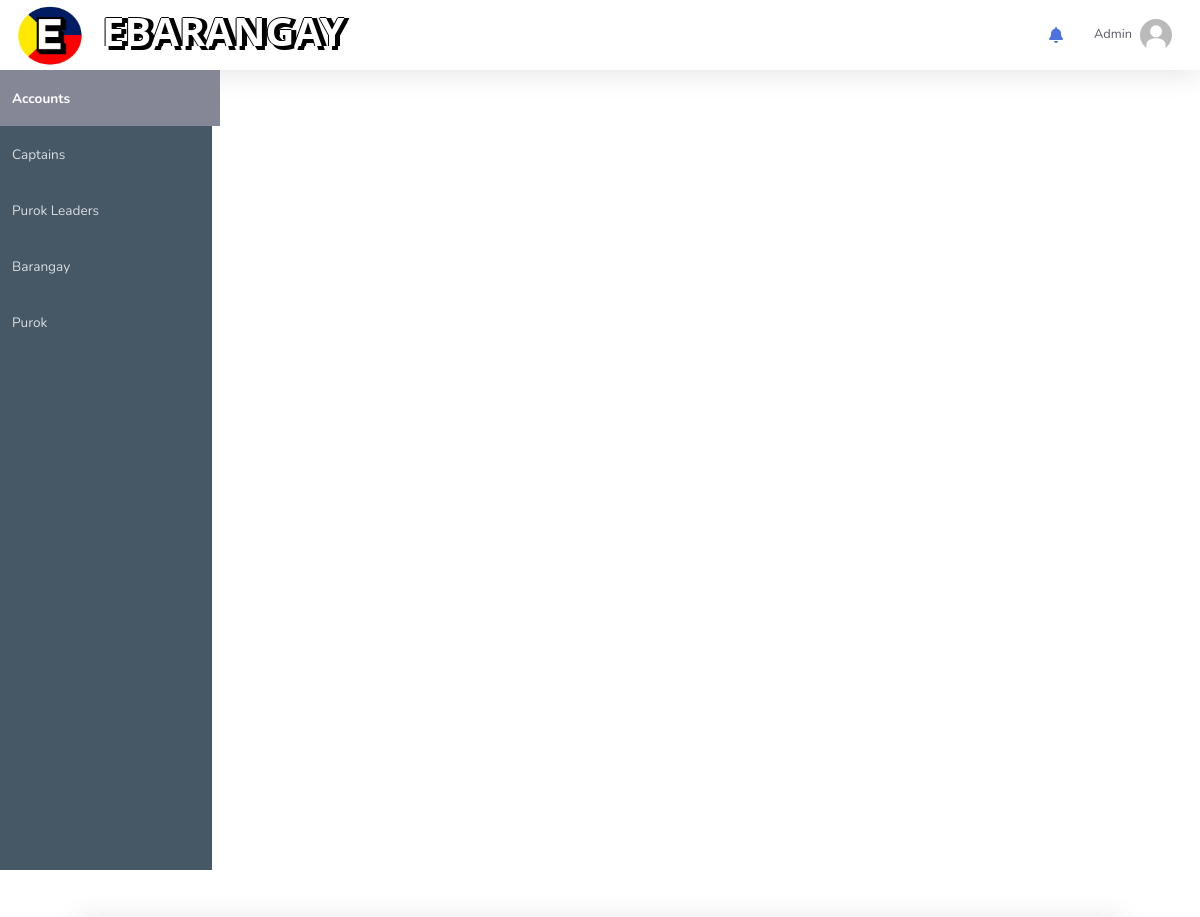
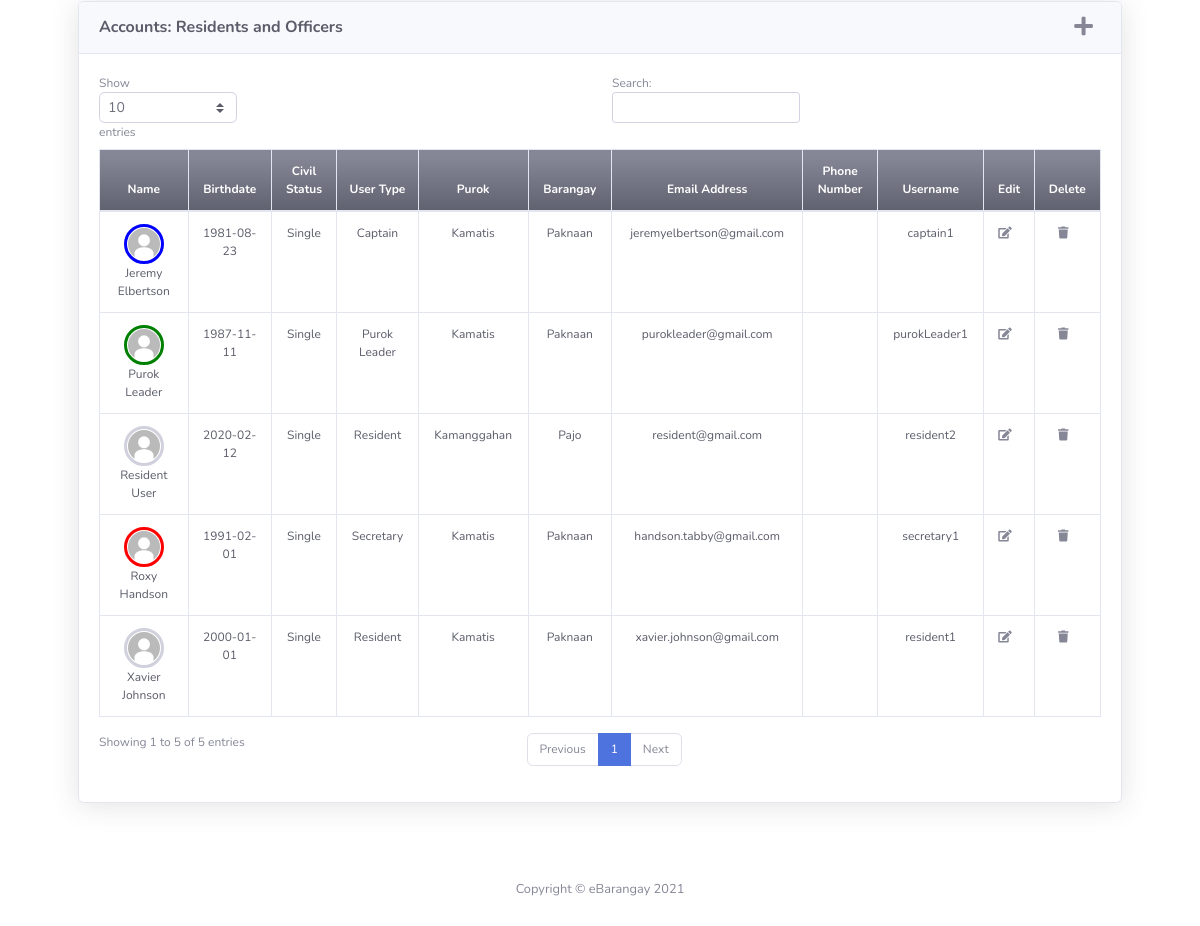
/account.php (signed in), run on the app's committed database (2 pictures, top to bottom).
### tables this page shows
CREATE TABLE `users` (
  `UsersID` int NOT NULL,
  `Firstname` varchar(50) NOT NULL,
  `Middlename` varchar(50) DEFAULT NULL,
  `Lastname` varchar(50) NOT NULL,
  `dateofbirth` varchar(50) NOT NULL,
  `civilStat` varchar(50) NOT NULL,
  `emailAdd` varchar(50) NOT NULL,
  `username` varchar(50) NOT NULL,
  `usersPwd` varchar(255) DEFAULT NULL,
  `userGender` varchar(50) DEFAULT NULL,
  `userType` varchar(50) DEFAULT NULL,
  `profile_pic` varchar(129) DEFAULT NULL,
  `userBarangay` varchar(50) DEFAULT NULL,
  `userPurok` varchar(50) DEFAULT NULL,
  `phoneNum` varchar(20) DEFAULT NULL,
  `teleNum` varchar(20) DEFAULT NULL,
  `VerifyStatus` varchar(20) NOT NULL DEFAULT 'Pending',
  `userCity` varchar(30) NOT NULL DEFAULT 'None',
  `Status` varchar(20) NOT NULL DEFAULT 'Active'
);

### account.php (the view, shortened to what this page needs)
<?php include_once "header.php" ?>
<div class="container p-4">
<div class="card shadow mb-4 m-4">
    <div class="card-header py-3 d-flex justify-content-between">
            <h6 class="m-0 font-weight-bold text-dark">Accounts: Residents and Officers</h6>
            <a class="fas fa-plus fa-lg mr-2 text-gray-600 add_account" href="javascript:void(0)"></a>
    </div>
    <div class="card-body" style="font-size: 75%">
        <div class="table-responsive">
            <table class="table table-bordered text-center text-dark"
                id="dataTable" width="100%" cellspacing="0" cellpadding="0">
                <thead >
                    <tr class="bg-gradient-secondary text-white">
                        <th scope="col">Name</th>
                        <th scope="col">Birthdate</th>
                        <th scope="col">Civil Status</th>
                        <th scope="col">User Type</th>
                        <th scope="col">Purok</th>
                        <th scope="col">Barangay</th>
                        <th scope="col">Email Address</th>
                        <th scope="col">Phone Number</th>
                        <th scope="col">Username</th>
                        <th scope="col">Edit</th>
                        <th scope="col">Delete</th>
                    </tr>
                </thead>
                <tbody>
                    <?php
                        $accounts = $conn->query("SELECT *, concat(Firstname, ' ', Lastname) as name FROM users WHERE Status='Active'");
                        while($row=$accounts->fetch_assoc()):
                            if($row["userType"] == "Admin"){
                                continue;
                            }
                    ?>
                    <tr>
                        <td>
                            <img class="img-profile rounded-circle <?php
                                if($row["userType"] == "Resident"){
                                    echo "img-res-profile";
                                }
                                elseif($row["userType"] == "Purok Leader"){
                                    echo "img-purokldr-profile";
                                }
                                elseif($row["userType"] == "Captain"){
                                    echo "img-capt-profile";
                                }
                                elseif($row["userType"] == "Secretary"){
                                    echo "img-sec-profile";
                                }
                                elseif($row["userType"] == "Treasurer"){
                                    echo "img-treas-profile";
                                }
                                elseif($row["userType"] == "Admin"){
                                    echo "img-admin-profile";
                                }
                            ?>" src="img/<?php echo $row["profile_pic"] ?>" width="40" height="40"/>
                            <?php echo $row["name"] ?>
                        </td>
                        <td><?php echo $row["dateofbirth"] ?></td>
                        <td><?php echo $row["civilStat"] ?></td>
                        <td><?php echo $row["userType"] ?></td>
                        <td><?php echo $row["userPurok"] ?></td>
                        <td><?php echo $row["userBarangay"] ?></td>
                        <td><name@email class="com"><?php echo $row["emailAdd"] ?></name@email></td>
                        <td><?php echo $row["phoneNum"] ?></td>
                        <td><?php echo $row["username"] ?></td>
                        <td>
                            <a class="fas fa-edit fa-md mr-2 text-gray-600 edit_account" data-id="<?php echo $row['UsersID'] ?>" href="javascript:void(0)"></a>
                        </td>
                        <td>
                            <a class="fas fa-trash fa-md mr-2 text-gray-600 deactivate_account" data-id="<?php echo $row['UsersID'] ?>" href="javascript:void(0)"></a>
                        </td>
                    </tr>
                    <?php endwhile; ?>
                </tbody>
            </table>
        </div>
    </div>
</div>
</div>
</div>
</div>
<?php include_once "footer.php" ?>

### header.php (shortened to what this page needs)
<?php
    if(isset($_SESSION["UsersID"]) == NULL)
    {
        header("location: login.php");
        exit();
    }
    else{
        $firstname = $_SESSION["Firstname"];
        $lastname = $_SESSION["Lastname"];
        $name = "$firstname $lastname";
    }
?>
<!DOCTYPE html>
<html lang="en">
<head>
    <link href="vendor/fontawesome-free/css/all.min.css" rel="stylesheet" type="text/css">
    <link href="css/sb-admin-2.min.css" rel="stylesheet">
    <link href="css/sb-admin-2.css" rel="stylesheet">
    <link href="css/cb2.css" rel="stylesheet">
</head>
<body id="page-top">
<nav class="navbar navbar-expand topbar static-top shadow">
<a class="navbar-brand" href="about.html">
    <img src="img/eb-logo.png" alt="EBARANGAY LOGO" width="70" height="65">
</a>
<h1 class="navbar-text font-weight-bold d-none d-sm-block d-md-block text-white"
    style= "font-family: 'Segoe UI', Tahoma, Geneva, Verdana, sans-serif;
    text-shadow: -1px 0px black, 3px 4px black, 5px 0 black, 0 -1px black;">
    EBARANGAY
</h1>
<ul class="navbar-nav ml-auto">
    <?php if(isset($_SESSION["UsersID"]) != NULL) : ?>
    <li class="nav-item dropdown no-arrow mx-1">
        <a class="nav-link dropdown-toggle" href="#" id="alertsDropdown" role="button"
            data-toggle="dropdown" aria-haspopup="true" aria-expanded="false">
            <i class="fas fa-bell fa-fw"></i>
        </a>
    </li>
    <?php endif; ?>
    <li class="nav-item dropdown no-arrow">
    <?php if(isset($_SESSION["UsersID"]) != NULL) : ?>
    <a class="nav-link dropdown-toggle" id="userDropdown" role="button"
        data-toggle="dropdown" aria-haspopup="true" aria-expanded="false">
        <span class="mr-2 d-none d-lg-inline text-dark small"><?php if($_SESSION["userType"] == "Admin"){echo "Admin";} else{echo $name;} ?></span>
        <img class="img-profile rounded-circle <?php
            if($_SESSION["userType"] == "Resident"){
                echo "img-res-profile";
            }
            elseif($_SESSION["userType"] == "Purok Leader"){
                echo "img-purokldr-profile";
            }
            elseif($_SESSION["userType"] == "Captain"){
                echo "img-capt-profile";
            }
            elseif($_SESSION["userType"] == "Secretary"){
                echo "img-sec-profile";
            }
            elseif($_SESSION["userType"] == "Treasurer"){
                echo "img-treas-profile";
            }
            elseif($_SESSION["userType"] == "Admin"){
                echo "img-admin-profile";
            }
        ?>" src="img/<?php echo $_SESSION["profile_pic"]; ?> "/>
    </a>
        <?php endif; ?>
    </li>
</ul>
</nav>
<div class="content-wrapper" >
<div class="row">
    <?php if(isset($_SESSION["UsersID"]) && !empty($_SESSION["UsersID"])) : ?>
    <ul class="navbar-nav sidebar sidebar-dark accordion px-2" id="accordionSidebar" style="background: rgb(70, 87, 101);">
        <?php if($_SESSION["userType"] == "Admin") : ?>
            <li class="nav-item <?php if(basename($_SERVER['PHP_SELF']) === "account.php"): ?> <?php echo "active"; endif; ?>">
            <a class="nav-link <?php if(basename($_SERVER['PHP_SELF']) === "account.php"): ?> <?php echo "bg-secondary"; endif; ?>" href="account.php">
                <span>Accounts</span>
            </a>
        </li>
        <li class="nav-item <?php if(basename($_SERVER['PHP_SELF']) === "captain.php"): ?> <?php echo "active"; endif; ?>">
            <a class="nav-link <?php if(basename($_SERVER['PHP_SELF']) === "captain.php"): ?> <?php echo "bg-secondary"; endif; ?>" href="captain.php">
                <span>Captains</span>
            </a>
        </li>
        <li class="nav-item <?php if(basename($_SERVER['PHP_SELF']) === "purokLeader.php"): ?> <?php echo "active"; endif; ?>">
            <a class="nav-link <?php if(basename($_SERVER['PHP_SELF']) === "purokLeader.php"): ?> <?php echo "bg-secondary"; endif; ?>" href="purokLeader.php">
                <span>Purok Leaders</span>
            </a>
        </li>
        <li class="nav-item <?php if(basename($_SERVER['PHP_SELF']) === "barangay.php"): ?> <?php echo "active"; endif; ?>">
            <a class="nav-link <?php if(basename($_SERVER['PHP_SELF']) === "barangay.php"): ?> <?php echo "bg-secondary"; endif; ?>" href="barangay.php">
                <span>Barangay</span>
            </a>
        </li>
        <li class="nav-item <?php if(basename($_SERVER['PHP_SELF']) === "purok.php"): ?> <?php echo "active"; endif; ?>">
            <a class="nav-link <?php if(basename($_SERVER['PHP_SELF']) === "purok.php"): ?> <?php echo "bg-secondary"; endif; ?>" href="purok.php" aria-expanded="true">
                <span>Purok</span>
            </a>
        </li>
        <?php endif; ?>
        <?php endif; ?>
    </ul>

### footer.php (shortened to what this page needs)
  <footer class="sticky-footer">
      <div class="container my-auto">
          <div class="copyright text-center my-auto">
              <span>Copyright &copy; eBarangay 2021</span>
          </div>
      </div>
  </footer>
</body>
</html>

### css/cb2.css (style rules this page uses)
.img-res-profile { padding: 1px; border: 3px solid rgb(209, 209, 221); }
.img-purokldr-profile { padding: 1px; border: 3px solid green; }
.img-capt-profile { padding: 1px; border: 3px solid blue; }
.img-sec-profile { padding: 1px; border: 3px solid red; }

### data on the page
users: profile_pic (picture), name "Xavier Johnson", dateofbirth "2000-01-01", civilStat "Single", userType "Resident", userPurok "Kamatis", userBarangay "Paknaan", emailAdd "xavier.johnson@gmail.com", username "resident1"
users: profile_pic (picture), name "Jeremy Elbertson", dateofbirth "1981-08-23", civilStat "Single", userType "Captain", userPurok "Kamatis", userBarangay "Paknaan", emailAdd "jeremyelbertson@gmail.com", username "captain1"
users: profile_pic (picture), name "Roxy Handson", dateofbirth "1991-02-01", civilStat "Single", userType "Secretary", userPurok "Kamatis", userBarangay "Paknaan", emailAdd "handson.tabby@gmail.com", username "secretary1"
users: profile_pic (picture), name "Purok Leader", dateofbirth "1987-11-11", civilStat "Single", userType "Purok Leader", userPurok "Kamatis", userBarangay "Paknaan", emailAdd "purokleader@gmail.com", username "purokLeader1"
users: profile_pic (picture), name "Resident User", dateofbirth "2020-02-12", civilStat "Single", userType "Resident", userPurok "Kamanggahan", userBarangay "Pajo", emailAdd "resident@gmail.com", username "resident2"
